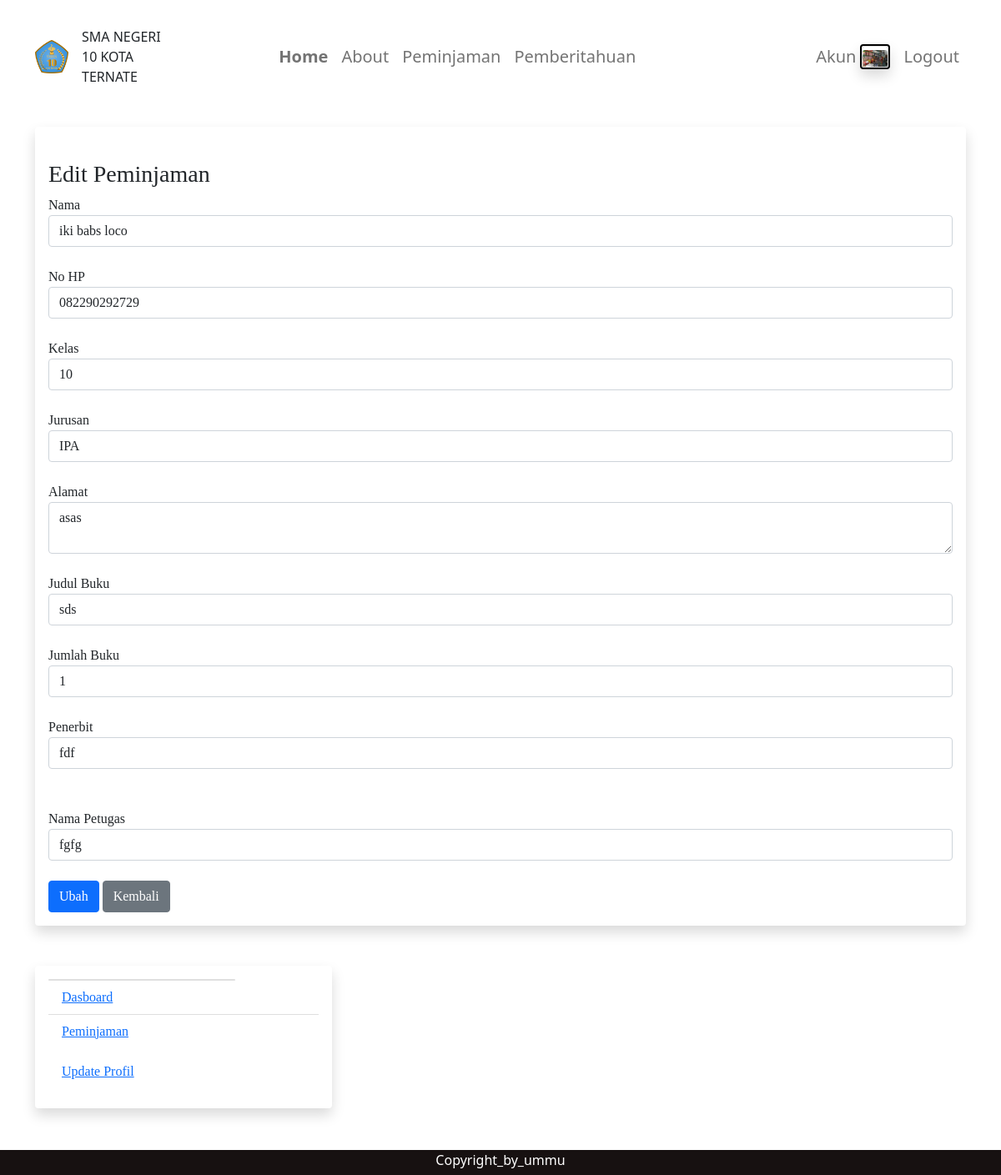
Page /pj/3/update (signed in) on the committed database.
### sim/models.py (models this page shows, shortened)
class Tpetugas(db.Model, UserMixin):
    id = db.Column(db.Integer, primary_key=True)
    nama = db.Column(db.String(100), nullable=False)
    email = db.Column(db.String(120), unique=True, nullable=False)
    password = db.Column(db.String(80), nullable=False)
    foto = db.Column(db.String(30), nullable=False, default='default.jpg')
    pjs = db.relationship('Tpj', backref='petugas',lazy=True)

class Tpj(db.Model):
    id = db.Column(db.Integer, primary_key=True)
    nama = db.Column(db.String(300), nullable=False)
    nohp = db.Column(db.String(12), nullable=False)
    kategori = db.Column(db.String(50), nullable=False)
    kategori2 = db.Column(db.String(50), nullable=False)
    judul_buku = db.Column(db.String(100), nullable=False)
    jumlahbuku= db.Column(db.String(10), nullable=False)
    alamat = db.Column(db.String(300), nullable=False)
    tgl_post = db.Column(db.DateTime, nullable=False, default=datetime.utcnow)
    penerbit = db.Column(db.String(300), nullable=False)
    nama_petugas = db.Column(db.String(300), nullable=False)
    petugas_id = db.Column(db.Integer, db.ForeignKey('tpetugas.id'), nullable=False)

### sim/mahasiswa/routes.py (the view, shortened to what this page needs)
@rpetugas.route("/pj/<int:ed_id>/update", methods=['GET', 'POST'])
@login_required
def update_pj(ed_id):
    form=editpj_F()
    dt_pj=Tpj.query.get_or_404(ed_id)
    if request.method=="GET":
        form.nama.data=dt_pj.nama
        form.nohp.data=dt_pj.nohp
        form.kategori.data=dt_pj.kategori
        form.kategori2.data=dt_pj.kategori2
        form.alamat.data=dt_pj.alamat
        form.judul_buku.data=dt_pj.judul_buku
        form.jumlahbuku.data=dt_pj.jumlahbuku
        form.penerbit.data=dt_pj.penerbit
        form.nama_petugas.data=dt_pj.nama_petugas
    return render_template('edit_peminjaman.html', form=form)

### sim/mahasiswa/forms.py
class editpj_F(FlaskForm):
    nama = StringField('Nama', validators=[DataRequired()])
    nohp = StringField('No HP', validators=[DataRequired(), Length(min=10, max=15)])
    kategori = SelectField(u'Kelas', choices=[('sepuluh','10'), ('sebelas','11'), ('duabelas','12')],  validators=[DataRequired()])
    kategori2 = SelectField(u'Jurusan', choices=[('Ipa','IPA'), ('Ips','IPS')],  validators=[DataRequired()])
    alamat = TextAreaField('Alamat', validators=[DataRequired()])
    judul_buku = StringField('Judul Buku', validators=[DataRequired()])
    jumlahbuku = StringField ('Jumlah Buku', validators=[DataRequired()])
    penerbit = StringField('Penerbit', validators=[DataRequired()])
    nama_petugas = StringField ('Nama Petugas', validators=[DataRequired()])
    submit = SubmitField('Ubah')

### sim/models.py (called while the page is built)
@login_manager.user_loader
def load_user(petugas_id):
    return Tpetugas.query.get(int(petugas_id))

### sim/templates/edit_peminjaman.html (shortened to what this page needs)
{% extends "base.html" %}
{% block konten%}
<div class="jumbotron">
    <br>
    <h3>Edit Peminjaman</h3>
    <form method="POST">
        <div class="form-group">
            {{form.nama.label(class="form-control-label")}}
            {% if form.nama.errors %}
            {{form.nama(class="form-control is-invalid")}}
            <div class="invalid-feedback">
                {% for error in form.nama.errors %}
                <span>{{error}}</span>
                {% endfor %}
            </div>
            {%else%}
            {{form.nama(class="form-control")}}
            {%endif%}
        </div>
        <br>
        <div class="form-group">
            {{form.nohp.label(class="form-control-label")}}
            {% if form.nohp.errors %}
            {{form.nohp(class="form-control is-invalid")}}
            <div class="invalid-feedback">
                {% for error in form.nohp.errors %}
                <span>{{error}}</span>
                {% endfor %}
            </div>
            {%else%}
            {{form.nohp(class="form-control")}}
            {%endif%}
        </div>
        <br>
        <div class="form-group">
            {{form.kategori.label(class="form-control-label")}}
            {% if form.kategori.errors %}
            {{form.kategori(class="form-control is-invalid")}}
            <div class="invalid-feedback">
                {% for error in form.kategori.errors %}
                <span>{{error}}</span>
                {% endfor %}
            </div>
            {%else%}
            {{form.kategori(class="form-control")}}
            {%endif%}
        </div>
        <br>
        <div class="form-group">
            {{form.kategori2.label(class="form-control-label")}}
            {% if form.kategori2.errors %}
            {{form.kategori2(class="form-control is-invalid")}}
            <div class="invalid-feedback">
                {% for error in form.kategori2.errors %}
                <span>{{error}}</span>
                {% endfor %}
            </div>
            {%else%}
            {{form.kategori2(class="form-control")}}
            {%endif%}
        </div>
        <br>
        <div class="form-group">
            {{form.alamat.label(class="form-control-label")}}
            {% if form.alamat.errors %}
            {{form.alamat(class="form-control is-invalid")}}
            <div class="invalid-feedback">
                {% for error in form.alamat.errors %}
                <span>{{error}}</span>
                {% endfor %}
            </div>
            {%else%}
            {{form.alamat(class="form-control")}}
            {%endif%}
        </div>
        <br>
        <div class="form-group">
            {{form.judul_buku.label(class="form-control-label")}}
            {% if form.judul_buku.errors %}
            {{form.judul_buku(class="form-control is-invalid")}}
            <div class="invalid-feedback">
                {% for error in form.judul_buku.errors %}
                <span>{{error}}</span>
                {% endfor %}
            </div>
            {%else%}
            {{form.judul_buku(class="form-control")}}
            {%endif%}
        </div>
        <br>
        <div class="form-group">
            {{form.jumlahbuku.label(class="form-control-label")}}
            {% if form.jumlahbuku.errors %}
            {{form.jumlahbuku(class="form-control is-invalid")}}
            <div class="invalid-feedback">
                {% for error in form.jumlahbuku.errors %}
                <span>{{error}}</span>
                {% endfor %}
            </div>
            {%else%}
            {{form.jumlahbuku(class="form-control")}}
            {%endif%}
        </div>
        <br>
        <div class="form-group">
            {{form.penerbit.label(class="form-control-label")}}
            {% if form.penerbit.errors %}
            {{form.penerbit(class="form-control is-invalid")}}
            <div class="invalid-feedback">
                {% for error in form.penerbit.errors %}
                <span>{{error}}</span>
                {% endfor %}
            </div>
            {%else%}
            {{form.penerbit(class="form-control")}}
            {%endif%}
        </div>
        <br>
        <br>
        <div class="form-group">
            {{form.nama_petugas.label(class="form-control-label")}}
            {% if form.nama_petugas.errors %}
            {{form.nama_petugas(class="form-control is-invalid")}}
            <div class="invalid-feedback">
                {% for error in form.nama_petugas.errors %}
                <span>{{error}}</span>
                {% endfor %}
            </div>
            {%else%}
            {{form.nama_petugas(class="form-control")}}
            {%endif%}
        </div>
        <br>
        <div class="form-group">
            {{form.submit(class="btn btn-primary")}}
            <a class="btn btn-secondary" href="{{url_for('rpetugas.pemberitahuan')}}">Kembali</a>
        </div>
    </form>
</div>
{% endblock %}

### sim/templates/base.html (shortened to what this page needs)
<!DOCTYPE html>
<html lang="en">
<head>
    <link href="{{ url_for ('static', filename='css/bootstrap.min.css')}}" rel="stylesheet"
>
    <link rel="stylesheet" type="text/css" href="{{ url_for ('static', filename='css/style.css')}}">
</head>
<body class="bod">
    <div id="main">
        <nav class="navbar navbar-expand-lg navbar-light mt-4 ">
            <div class="container-fluid" style="margin-left: 30px;margin-right: 30px;">
                <a class="navbar-brand" id="sma10" href="#"><img id="sma10" src="{{url_for('static', filename='foto/smaten.png')}}" width="40px" height="40px"> </a>
                <label for="sma10" id="sma10"> SMA NEGERI 10 KOTA TERNATE</label>
                <div class="collapse navbar-collapse" id="navbarScroll">
                    <ul class="navbar-nav me-auto my-2 my-lg-0 navbar-nav-scroll" style="--bs-scroll-height: 100px;">
                        <li class="nav-item fs-5" style="padding-right: 120px;">
                        </li>
                        {% if current_user.is_authenticated %}
                        <li class="nav-item fs-5">
                            <a class="nav-link actives" aria-current="page"href="{{url_for('rpetugas.akunpetugas')}}"><b>Home</b></a>
                        </li>
                        <li class="nav-item fs-5">
                            <a class="nav-link" href="{{url_for('rpetugas.about')}}">About</a>
                        </li>
                        <li class="nav-item fs-5">
                            <a class="nav-link" href="{{url_for('rpetugas.pj')}}">Peminjaman</a>
                        </li>
                        <li class="nav-item fs-5">
                            <a class="nav-link" href="{{url_for('rpetugas.pemberitahuan')}}">Pemberitahuan</a>
                        </li>
                        {%endif%}
                        {% if current_user.is_authenticated %}
                        <div class="iconemail d-flex md-4">
                            <a class="nav-link d-flex" id="akun" href="{{url_for('rpetugas.edit_petugas')}}">
                            <li class="nav-item fs-5 d-flex" style="margin-right: 5px;">
                            Akun
                            </li>
                            <div class="shadow bg-white rounded" style="border: 2px solid black;
                            border-radius: 40px;">
                                <div class="card" style="width: 2rem;">
                                    <li class="nav-item">
                                    <img src="{{url_for('static', filename='foto/' + current_user.foto)}}" class="card-img-top"
                                    alt="..." width="20px" height="20px">
                                    </li>
                                </div>
                            </div>
                            </a>
                        </div>
                        <li class="nav-item fs-5">
                            <a class="nav-link" href="{{url_for('rpetugas.logout_petugas')}}">Logout</a>
                        </li>
                        {%endif%}
                    </ul>
                </div>
            </div>
        </nav>
    </div>
    <div class="container yy logint" style="margin-top: 40px;position:static; align-items: center; justify-content: center; width: 100%;">
        <div class="row">
            <div class="col-md-12">
                <div class="shadow p-3 mb-5 bg-white rounded">
                    {%block konten%}
                    {%endblock%}
                </div>
            </div>
            {% if current_user.is_authenticated %}
            <div class="col-md-4">
                <div class="shadow p-3 mb-5 bg-white rounded">
                    <div class="card" style="width: 14rem;">
                    </div>
                    <ul class="list-group list-group-flush">
                        <li class="list-group-item"><a href="{{url_for('rpetugas.akunpetugas')}}">Dasboard</a>
                        </li>
                        <li class="list-group-item"><a href="{{url_for('rpetugas.pj')}}">Peminjaman</a></li>
                    </ul>
                    <div class="card-body">
                        <a href="{{url_for('rpetugas.edit_petugas')}}" class="card-link">Update Profil</a>
                    </div>
                    {% endif %}
                </div>
            </div>
        </div>
    </div>
    <div class="navbar navbar-inverse navbar-static-bottom">
        <p class="copy" style="background-color: rgb(23, 17, 17); color: white;padding-top: 0;" align="center">Copyright_by_ummu</p>
    </div>
    <div class="navbar navbar-inverse navbar-fixed-bottom">
        <p class="copy" style="background-color: rgb(23, 17, 17); color: white; padding-top: 0;" align="center">Copyright_by_ummu</p>
    </div>
</body>
</html>

### sim/static/css/style.css (style rules this page uses)
.jumbotron { background-color: white; }
.container { font-family: tahoma; }
body { width: auto; height: auto; }
.yy { display: fixed; align-items: center; justify-content: center; position: absolute; }
p.copy { bottom: 0; padding-bottom: 0; margin-bottom: 0; width: 100%; position: fixed; height:30px; color:rgb(249, 22, 22); align-items: center; }

### rows in the picture
Tpetugas: foto (picture)
Tpj: nama "iki babs loco", nohp "082290292729", kategori "10", kategori2 "IPA", alamat "asas", judul_buku "sds", jumlahbuku "1", penerbit "fdf", nama_petugas "fgfg"
